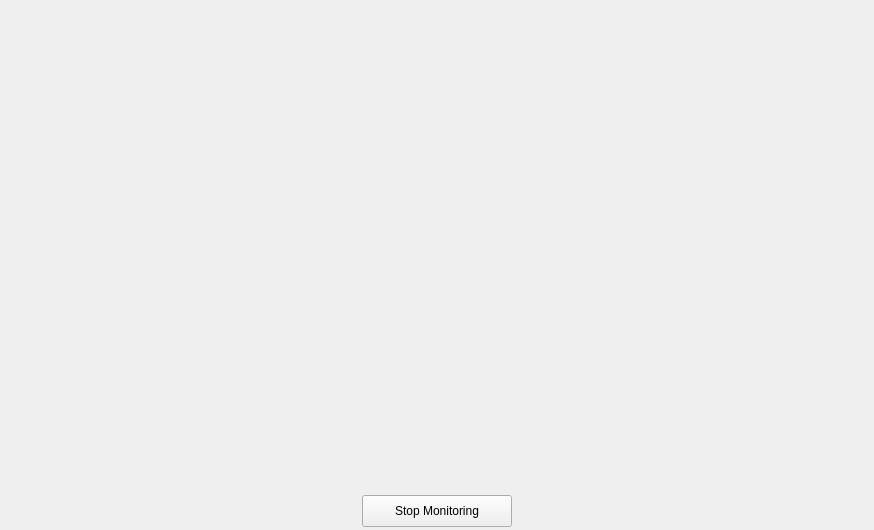
<?xml version="1.0" encoding="UTF-8"?>
<ui version="4.0">
 <class>MainWindow</class>
 <widget class="QMainWindow" name="MainWindow">
  <property name="geometry">
   <rect>
    <x>0</x>
    <y>0</y>
    <width>874</width>
    <height>530</height>
   </rect>
  </property>
  <property name="minimumSize">
   <size>
    <width>874</width>
    <height>530</height>
   </size>
  </property>
  <property name="maximumSize">
   <size>
    <width>874</width>
    <height>530</height>
   </size>
  </property>
  <property name="windowTitle">
   <string>Weapon Detection</string>
  </property>
  <widget class="QWidget" name="centralwidget">
   <widget class="QPushButton" name="stop_detection_button">
    <property name="geometry">
     <rect>
      <x>362</x>
      <y>495</y>
      <width>150</width>
      <height>32</height>
     </rect>
    </property>
    <property name="text">
     <string>Stop Monitoring</string>
    </property>
   </widget>
   <widget class="QLabel" name="label_detection">
    <property name="geometry">
     <rect>
      <x>10</x>
      <y>10</y>
      <width>854</width>
      <height>480</height>
     </rect>
    </property>
    <property name="text">
     <string/>
    </property>
   </widget>
  </widget>
 </widget>
 <resources/>
 <connections/>
</ui>
